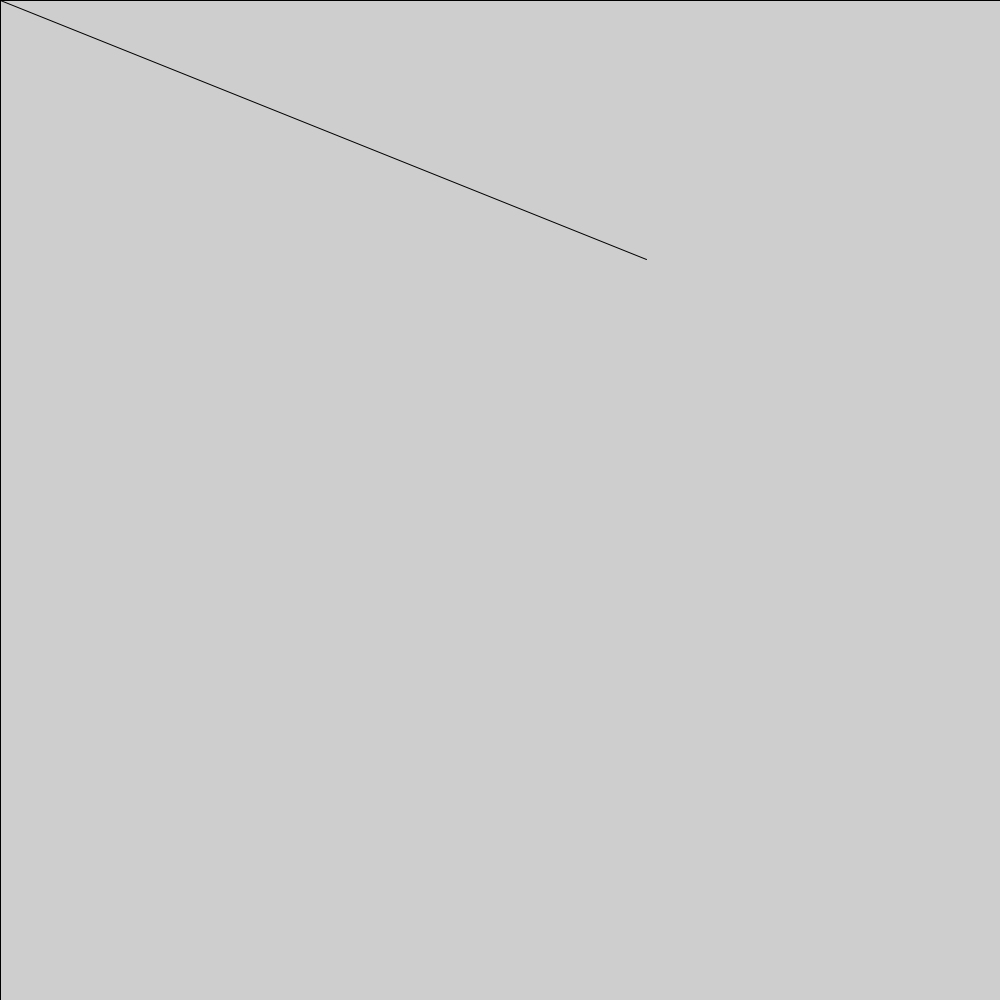
Frame 1 (no input)
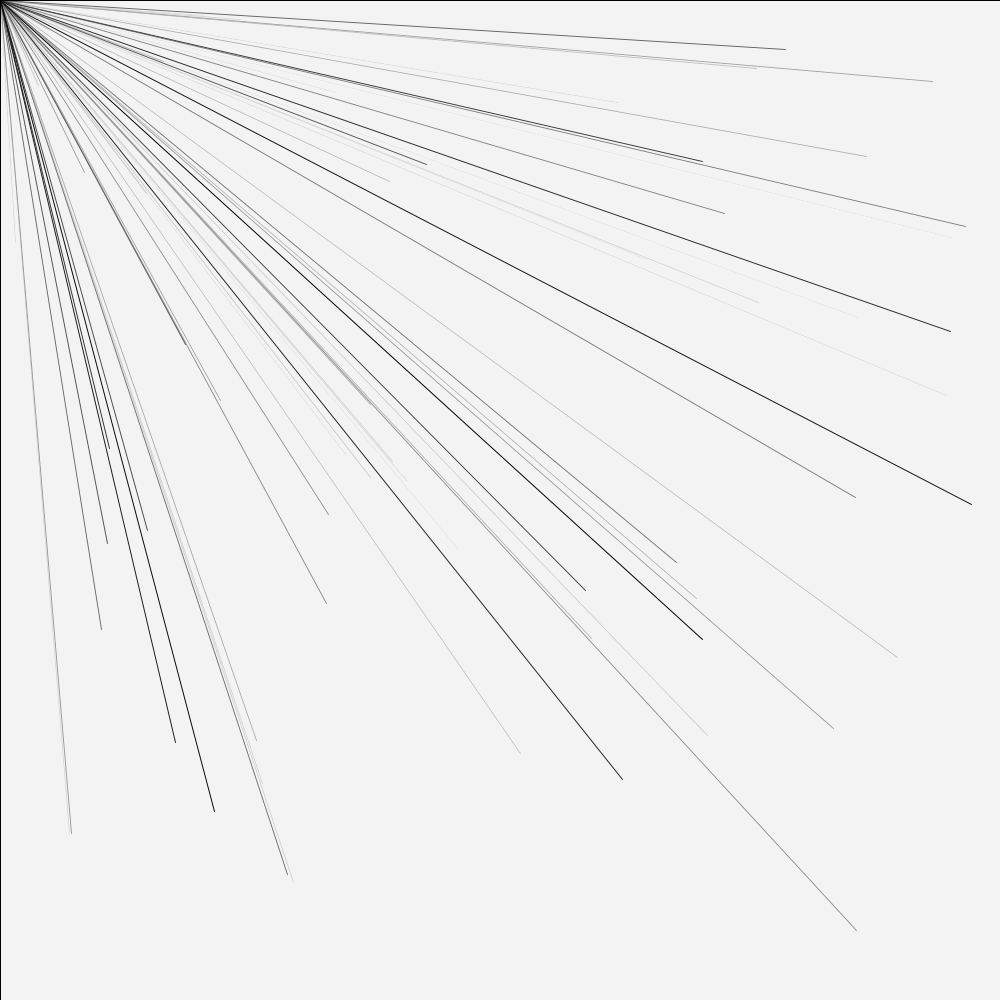
Frame 60 (the mouse pressed at the canvas centre just before this capture)
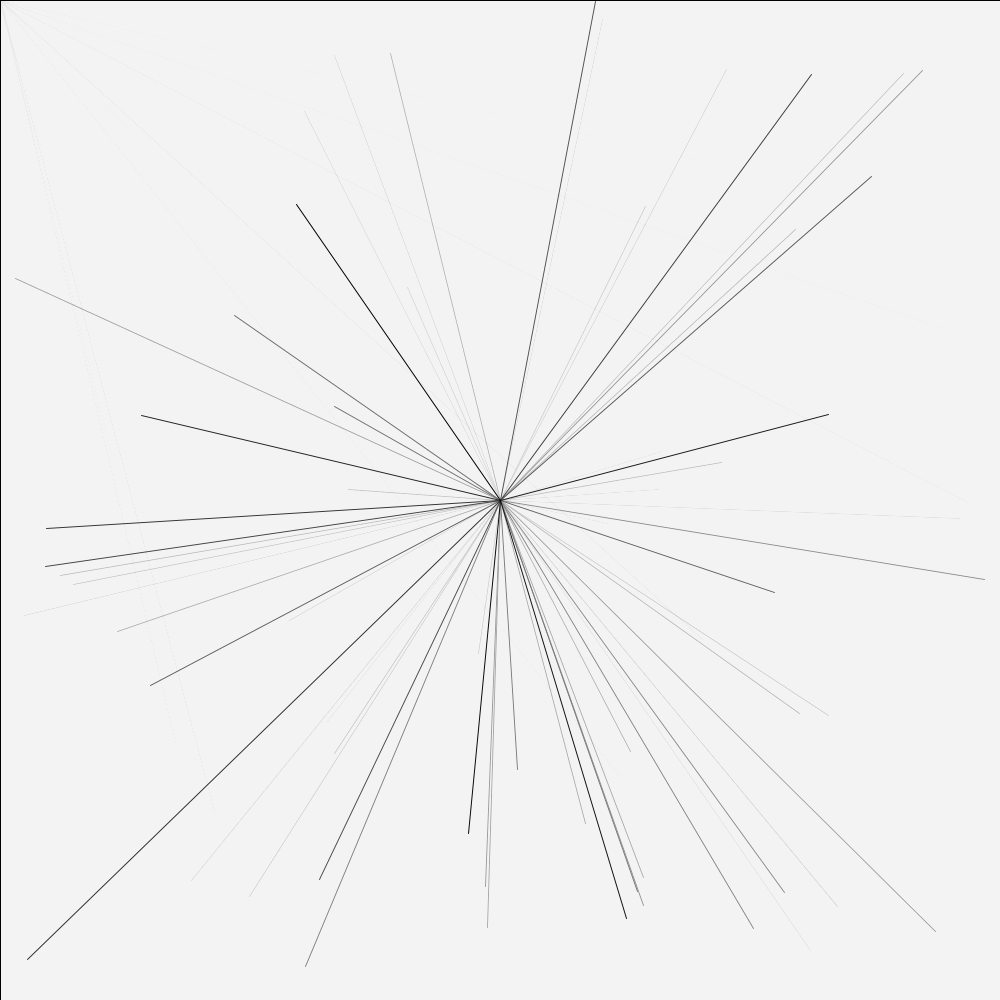
Frame 120 (the mouse held since frame 60 and released just before this capture)

The Processing sketch that drew these frames (run headless with seeded random() and noise(); from frame 60 on, the mouse is pressed at the canvas centre):

// Processing sketch: intro
// ── intro.pde
void setup()
{
  size(1000,1000);
}

void draw()
{
  fill(color(255,255,255,10));
  rect(0,0,width,height);
  line(mouseX,mouseY,random(width),random(height));
}
